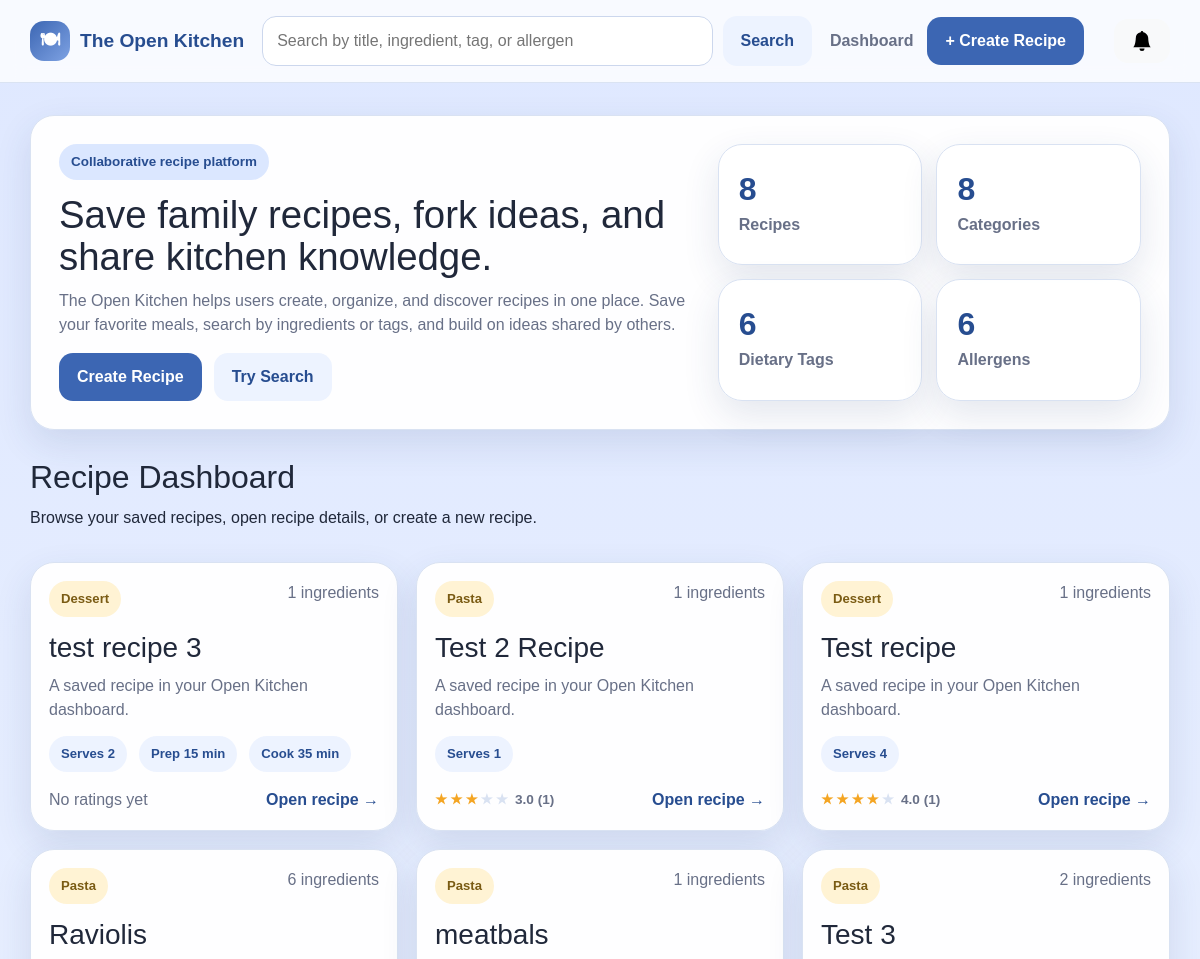
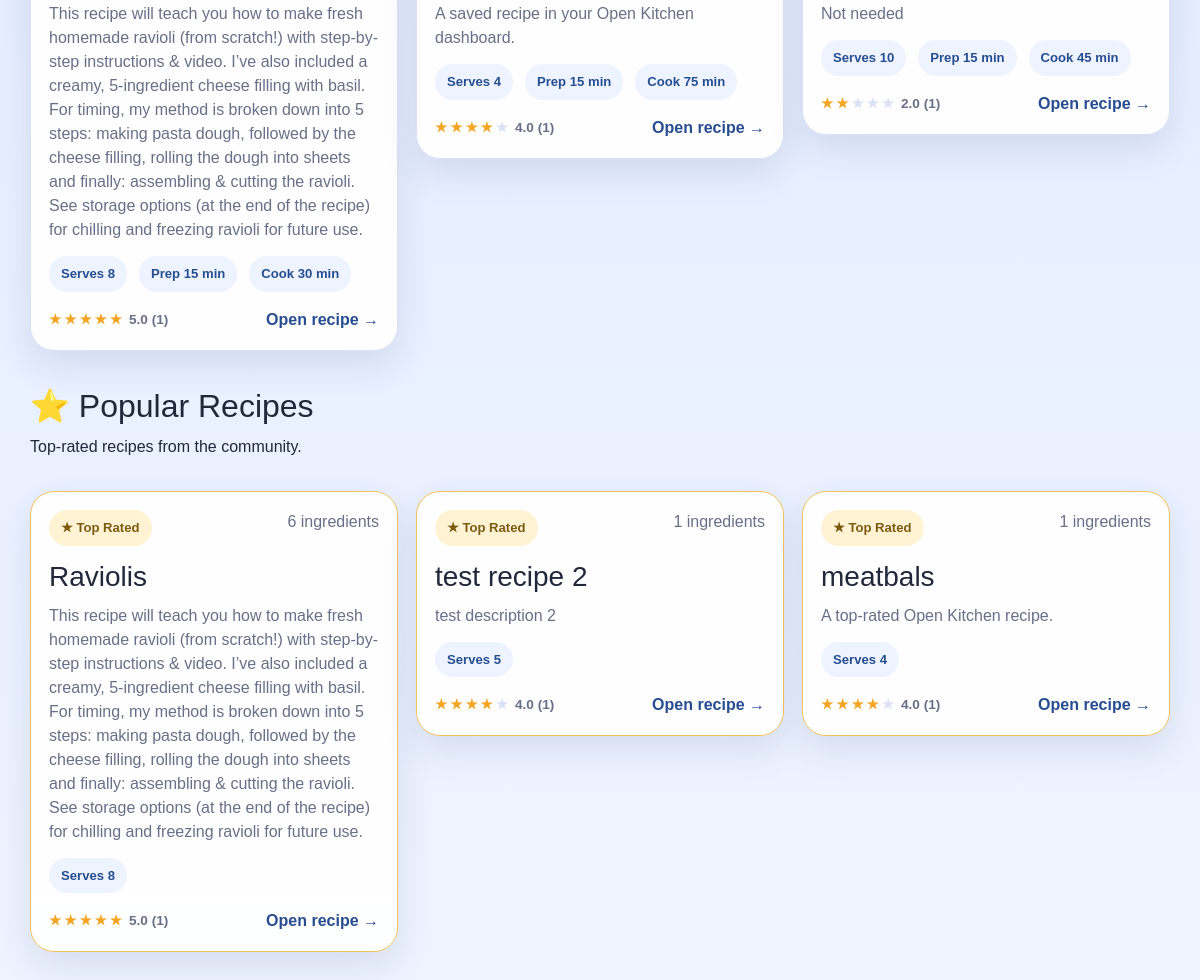
The page / on the database its author committed (2 pictures, top to bottom).
### app/models.py (models this page shows)
class Category(db.Model):
    __tablename__ = 'categories'
    id = db.Column(db.Integer, primary_key=True)
    name = db.Column(db.String(32), unique=True, nullable=False)

class Recipe(db.Model):
    __tablename__ = 'recipes'
    id = db.Column(db.Integer, primary_key=True)
    authorID = db.Column(db.Integer, db.ForeignKey('users.id'), nullable=False)
    title = db.Column(db.String(150), nullable=False)
    description = db.Column(db.Text, nullable=True)
    instructions = db.Column(db.Text, nullable=False)
    forkedFrom = db.Column(db.Integer, db.ForeignKey('recipes.id'), nullable=True)
    baseServings = db.Column(db.Integer, nullable=False)
    prepTime = db.Column(db.Integer, nullable=True)
    cookTime = db.Column(db.Integer, nullable=True)
    dateCreated = db.Column(db.DateTime, nullable=False, default=datetime.now)
    ingredients = db.relationship('Ingredient', backref='recipe', lazy=True, cascade='all, delete-orphan')
    categories = db.relationship('RecipeCategory', backref='recipe', lazy=True, cascade='all, delete-orphan')
    dietary_tags = db.relationship('RecipeDietaryTag', backref='recipe', lazy=True, cascade='all, delete-orphan')
    allergens = db.relationship('RecipeAllergen', backref='recipe', lazy=True, cascade='all, delete-orphan')

### app/routes.py (the view)
@app.route('/')
def dashboard():
    recipes = Recipe.query.order_by(Recipe.dateCreated.desc()).all()
    featured = [_recipe_card_data(r) for r in recipes[:6]]
    rated_subq = (
        db.session.query(Rating.recipeID, func.avg(Rating.stars).label('avg'), func.count(Rating.id).label('cnt'))
        .group_by(Rating.recipeID)
        .subquery()
    )
    popular_recipes = (
        db.session.query(Recipe)
        .join(rated_subq, Recipe.id == rated_subq.c.recipeID)
        .order_by(rated_subq.c.avg.desc(), rated_subq.c.cnt.desc())
        .limit(3)
        .all()
    )
    popular = [_recipe_card_data(r) for r in popular_recipes]
    stats = {
        'recipes': Recipe.query.count(),
        'categories': Category.query.count(),
        'tags': DietaryTag.query.count(),
        'allergens': Allergen.query.count(),
    }
    notifications = _get_notifications()
    has_unread = any(not n.isRead for n in notifications)
    return render_template('dashboard.html', featured=featured, stats=stats, popular=popular,
                           notifications=notifications, has_unread=has_unread)

### app/routes.py (called while the page is built)
def _get_avg_rating(recipe_id):
    result = db.session.query(func.avg(Rating.stars), func.count(Rating.id)).filter_by(recipeID=recipe_id).one()
    avg = round(result[0], 1) if result[0] else None
    count = result[1]
    return avg, count

def _recipe_card_data(recipe):
    ingredient_count = Ingredient.query.filter_by(recipeID=recipe.id).count()
    category_links = RecipeCategory.query.filter_by(recipeID=recipe.id).all()
    category_names = [rc.category.name for rc in category_links if rc.category]
    avg_rating, rating_count = _get_avg_rating(recipe.id)
    return {
        'recipe': recipe,
        'ingredient_count': ingredient_count,
        'category_names': category_names,
        'avg_rating': avg_rating,
        'rating_count': rating_count,
    }

def _get_notifications():
    return Notification.query.filter_by(userID=DEMO_USER_ID).order_by(Notification.dateCreated.desc()).all()

### app/templates/dashboard.html (shortened to what this page needs)
{% extends "base.html" %}
{% block content %}
<section class="hero-card">
    <div>
        <span class="eyebrow">Collaborative recipe platform</span>
        <h1>Save family recipes, fork ideas, and share kitchen knowledge.</h1>
        <p class="hero-copy">
            The Open Kitchen helps users create, organize, and discover recipes in one place.
  Save your favorite meals, search by ingredients or tags, and build on ideas shared by others.
        </p>
        <div class="hero-actions">
            <a href="{{ url_for('create_recipe') }}" class="btn btn-primary">Create Recipe</a>
            <a href="{{ url_for('search', q='pasta') }}" class="btn btn-secondary">Try Search</a>
        </div>
    </div>
    <div class="stats-panel">
        <div class="stat-card"><span class="stat-number">{{ stats.recipes }}</span><span class="stat-label">Recipes</span></div>
        <div class="stat-card"><span class="stat-number">{{ stats.categories }}</span><span class="stat-label">Categories</span></div>
        <div class="stat-card"><span class="stat-number">{{ stats.tags }}</span><span class="stat-label">Dietary Tags</span></div>
        <div class="stat-card"><span class="stat-number">{{ stats.allergens }}</span><span class="stat-label">Allergens</span></div>
    </div>
</section>
<section class="section-head">
    <div>
        <h2>Recipe Dashboard</h2>
        <p>Browse your saved recipes, open recipe details, or create a new recipe.</p>
    </div>
</section>
{% if featured %}
<div class="card-grid">
    {% for item in featured %}
    <div class="recipe-card-wrap">
        <a href="{{ url_for('view_recipe', recipe_id=item.recipe.id) }}" class="recipe-card-link">
            <article class="recipe-card">
                <div class="recipe-card-top">
                    <span class="mini-pill">{{ item.category_names[0] if item.category_names else 'Recipe' }}</span>
                    <span class="muted-small">{{ item.ingredient_count }} ingredients</span>
                </div>
                <h3>{{ item.recipe.title }}</h3>
                <p>{{ item.recipe.description or 'A saved recipe in your Open Kitchen dashboard.' }}</p>
                <div class="pill-row">
                    <span class="pill">Serves {{ item.recipe.baseServings }}</span>
                    {% if item.recipe.prepTime %}<span class="pill">Prep {{ item.recipe.prepTime }} min</span>{% endif %}
                    {% if item.recipe.cookTime %}<span class="pill">Cook {{ item.recipe.cookTime }} min</span>{% endif %}
                </div>
                <div class="recipe-card-footer">
                    {% if item.avg_rating %}
                    <span class="card-stars">
                        {% for i in range(1, 6) %}<span class="{% if i <= item.avg_rating|round(0,'floor')|int %}star-on{% else %}star-off{% endif %}">★</span>{% endfor %}
                        <span class="rating-score">{{ item.avg_rating }} ({{ item.rating_count }})</span>
                    </span>
                    {% else %}
                    <span class="muted-small no-rating">No ratings yet</span>
                    {% endif %}
                    <span>Open recipe →</span>
                </div>
            </article>
        </a>
        <form method="POST" action="{{ url_for('delete_recipe', recipe_id=item.recipe.id) }}"
              class="delete-form"
              onsubmit="return confirm('Delete \'{{ item.recipe.title }}\'? This cannot be undone.')">
        </form>
    </div>
    {% endfor %}
</div>
{% else %}
<div class="empty-state">
    <h3>No recipes yet</h3>
    <p>Create one recipe and it will immediately show up here for your demo.</p>
    <a href="{{ url_for('create_recipe') }}" class="btn btn-primary">Create the first recipe</a>
</div>
{% endif %}
{% if popular %}
<section class="section-head" style="margin-top: 36px;">
    <div>
        <h2>⭐ Popular Recipes</h2>
        <p>Top-rated recipes from the community.</p>
    </div>
</section>
<div class="card-grid">
    {% for item in popular %}
    <div class="recipe-card-wrap">
        <a href="{{ url_for('view_recipe', recipe_id=item.recipe.id) }}" class="recipe-card-link">
            <article class="recipe-card popular-card">
                <div class="recipe-card-top">
                    <span class="mini-pill popular-badge">★ Top Rated</span>
                    <span class="muted-small">{{ item.ingredient_count }} ingredients</span>
                </div>
                <h3>{{ item.recipe.title }}</h3>
                <p>{{ item.recipe.description or 'A top-rated Open Kitchen recipe.' }}</p>
                <div class="pill-row">
                    <span class="pill">Serves {{ item.recipe.baseServings }}</span>
                </div>
                <div class="recipe-card-footer">
                    <span class="card-stars">
                        {% for i in range(1, 6) %}<span class="{% if i <= item.avg_rating|round(0,'floor')|int %}star-on{% else %}star-off{% endif %}">★</span>{% endfor %}
                        <span class="rating-score">{{ item.avg_rating }} ({{ item.rating_count }})</span>
                    </span>
                    <span>Open recipe →</span>
                </div>
            </article>
        </a>
        <form method="POST" action="{{ url_for('delete_recipe', recipe_id=item.recipe.id) }}"
              class="delete-form"
              onsubmit="return confirm('Delete \'{{ item.recipe.title }}\'? This cannot be undone.')">
        </form>
    </div>
    {% endfor %}
</div>
{% endif %}
{% endblock %}

### app/templates/base.html (shortened to what this page needs)
<!DOCTYPE html>
<html lang="en">
<head>
    <link href="https://cdn.jsdelivr.net/npm/bootstrap@5.3.3/dist/css/bootstrap.min.css" rel="stylesheet">
    <link rel="stylesheet" href="{{ url_for('static', filename='style.css') }}">
</head>
<body>
    <header class="site-header">
        <div class="container nav-wrap">
            <a class="brand" href="{{ url_for('dashboard') }}">
                <span class="brand-mark">🍽</span>
                <span>The Open Kitchen</span>
            </a>
            <form class="searchbar" action="{{ url_for('search') }}" method="get">
                <input type="text" name="q" placeholder="Search by title, ingredient, tag, or allergen"
                       value="{{ request.args.get('q', '') }}">
                <button type="submit" class="btn btn-secondary">Search</button>
            </form>
            <nav class="nav-links">
                <a href="{{ url_for('dashboard') }}">Dashboard</a>
                <a href="{{ url_for('create_recipe') }}" class="btn btn-primary">+ Create Recipe</a>
                <button type="button"
                        id="notificationBtn"
                        class="btn btn-light position-relative ms-3"
                        data-bs-toggle="offcanvas"
                        data-bs-target="#notificationPanel"
                        aria-controls="notificationPanel">
                    <svg xmlns="http://www.w3.org/2000/svg" width="20" height="20" fill="currentColor" class="bi bi-bell-fill" viewBox="0 0 16 16">
                        <path d="M8 16a2 2 0 0 0 2-2H6a2 2 0 0 0 2 2m.995-14.901a1 1 0 1 0-1.99 0A5 5 0 0 0 3 6c0 1.098-.5 6-2 7h14c-1.5-1-2-5.902-2-7 0-2.42-1.72-4.44-4.005-4.901"/>
                    </svg>
                </button>
            </nav>
        </div>
    </header>
    <main class="container page-shell">
        {% block content %}{% endblock %}
    </main>
    <div class="toast-container position-fixed top-0 end-0 p-3" style="z-index: 1100;" id="toastContainer"></div>
</body>
</html>

### rows shown on the page
Category: name "Dessert" "Dessert"
Recipe: recipe "test recipe 3", recipe "A saved recipe in your Open Kitchen dashboard.", recipe.baseServings "2", recipe.prepTime "15", recipe.cookTime "35"
Category: name "Pasta" "Pasta" "Pasta" "Pasta"
Recipe: recipe "Test 2 Recipe", recipe "A saved recipe in your Open Kitchen dashboard.", recipe.baseServings "1"
Recipe: recipe "Test recipe", recipe "A saved recipe in your Open Kitchen dashboard.", recipe.baseServings "4"
Recipe: recipe "Raviolis", recipe "This recipe will teach you how to make fresh homemade ravioli (from scratch!) with step-by-step instructions & video. I’ve also included a creamy, 5-ingredient cheese filling with basil. For timing, my method is broken down into 5 steps: making pasta dough, followed by the cheese filling, rolling the dough into sheets and finally: assembling & cutting the ravioli. See storage options (at the end of the recipe) for chilling and freezing ravioli for future use.", recipe.baseServings "8", recipe.prepTime "15", recipe.cookTime "30", recipe "Raviolis", recipe "This recipe will teach you how to make fresh homemade ravioli (from scratch!) with step-by-step instructions & video. I’ve also included a creamy, 5-ingredient cheese filling with basil. For timing, my method is broken down into 5 steps: making pasta dough, followed by the cheese filling, rolling the dough into sheets and finally: assembling & cutting the ravioli. See storage options (at the end of the recipe) for chilling and freezing ravioli for future use.", recipe.baseServings "8"
Recipe: recipe "meatbals", recipe "A saved recipe in your Open Kitchen dashboard.", recipe.baseServings "4", recipe.prepTime "15", recipe.cookTime "75", recipe "meatbals", recipe "A top-rated Open Kitchen recipe.", recipe.baseServings "4"
Recipe: recipe "Test 3", recipe "Not needed", recipe.baseServings "10", recipe.prepTime "15", recipe.cookTime "45"
Recipe: recipe "test recipe 2", recipe "test description 2", recipe.baseServings "5"

### other values the page prints
{{ stats.recipes }} "8"
{{ stats.categories }} "8"
{{ stats.tags }} "6"
{{ stats.allergens }} "6"
{{ item.ingredient_count }} "1" "1" "1" "6" "1" "2"
{{ item.avg_rating }} "3.0" "4.0" "5.0" "4.0" "2.0"
{{ item.rating_count }} "1" "1" "1" "1" "1"
{{ item.ingredient_count }} "6" "1" "1"
{{ item.avg_rating }} "5.0" "4.0" "4.0"
{{ item.rating_count }} "1" "1" "1"
